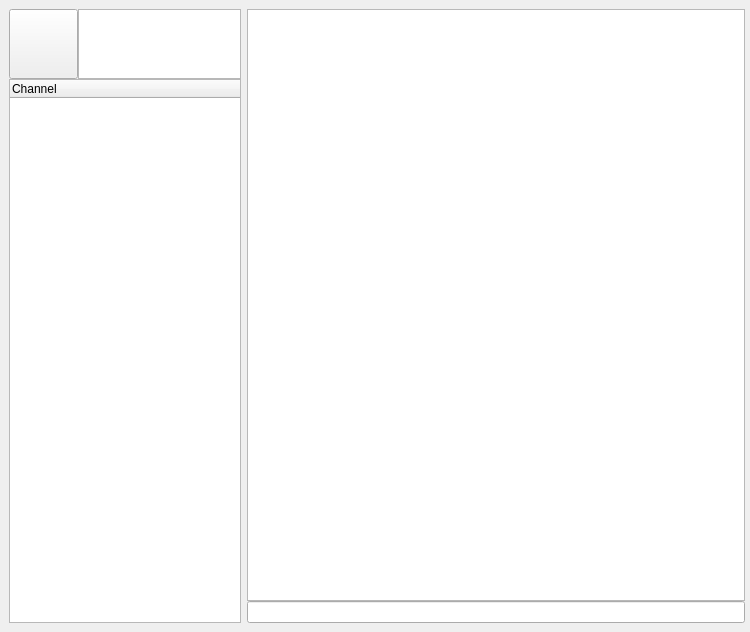
<?xml version="1.0" encoding="UTF-8"?>
<ui version="4.0">
 <class>MainWindow</class>
 <widget class="QMainWindow" name="MainWindow">
  <property name="geometry">
   <rect>
    <x>0</x>
    <y>0</y>
    <width>750</width>
    <height>632</height>
   </rect>
  </property>
  <property name="sizePolicy">
   <sizepolicy hsizetype="Fixed" vsizetype="Fixed">
    <horstretch>0</horstretch>
    <verstretch>0</verstretch>
   </sizepolicy>
  </property>
  <property name="minimumSize">
   <size>
    <width>750</width>
    <height>395</height>
   </size>
  </property>
  <property name="windowTitle">
   <string>Chatprogram</string>
  </property>
  <property name="windowIcon">
   <iconset>
    <normaloff>icons8-computer-chat-64.png</normaloff>icons8-computer-chat-64.png</iconset>
  </property>
  <widget class="QWidget" name="centralwidget">
   <property name="sizePolicy">
    <sizepolicy hsizetype="Fixed" vsizetype="Fixed">
     <horstretch>0</horstretch>
     <verstretch>0</verstretch>
    </sizepolicy>
   </property>
   <property name="minimumSize">
    <size>
     <width>712</width>
     <height>401</height>
    </size>
   </property>
   <layout class="QGridLayout" name="gridLayout">
    <item row="0" column="0">
     <layout class="QVBoxLayout" name="verticalLayout" stretch="0,0">
      <property name="spacing">
       <number>0</number>
      </property>
      <property name="sizeConstraint">
       <enum>QLayout::SetDefaultConstraint</enum>
      </property>
      <item>
       <layout class="QHBoxLayout" name="horizontalLayout">
        <property name="spacing">
         <number>0</number>
        </property>
        <item>
         <widget class="QPushButton" name="statusButton">
          <property name="enabled">
           <bool>true</bool>
          </property>
          <property name="sizePolicy">
           <sizepolicy hsizetype="Fixed" vsizetype="Fixed">
            <horstretch>0</horstretch>
            <verstretch>0</verstretch>
           </sizepolicy>
          </property>
          <property name="minimumSize">
           <size>
            <width>0</width>
            <height>51</height>
           </size>
          </property>
          <property name="maximumSize">
           <size>
            <width>74</width>
            <height>70</height>
           </size>
          </property>
          <property name="text">
           <string/>
          </property>
          <property name="icon">
           <iconset>
            <normaloff>default-user-profile_round.png</normaloff>default-user-profile_round.png</iconset>
          </property>
          <property name="iconSize">
           <size>
            <width>70</width>
            <height>70</height>
           </size>
          </property>
          <property name="autoDefault">
           <bool>false</bool>
          </property>
         </widget>
        </item>
        <item>
         <widget class="QTextEdit" name="textEdit">
          <property name="minimumSize">
           <size>
            <width>163</width>
            <height>0</height>
           </size>
          </property>
          <property name="maximumSize">
           <size>
            <width>1</width>
            <height>70</height>
           </size>
          </property>
          <property name="readOnly">
           <bool>true</bool>
          </property>
         </widget>
        </item>
       </layout>
      </item>
      <item>
       <widget class="QTreeWidget" name="channelTree">
        <property name="enabled">
         <bool>true</bool>
        </property>
        <property name="sizePolicy">
         <sizepolicy hsizetype="Preferred" vsizetype="Preferred">
          <horstretch>0</horstretch>
          <verstretch>0</verstretch>
         </sizepolicy>
        </property>
        <property name="minimumSize">
         <size>
          <width>232</width>
          <height>366</height>
         </size>
        </property>
        <property name="columnCount">
         <number>1</number>
        </property>
        <attribute name="headerVisible">
         <bool>true</bool>
        </attribute>
        <column>
         <property name="text">
          <string>Channel</string>
         </property>
        </column>
       </widget>
      </item>
     </layout>
    </item>
    <item row="0" column="1">
     <layout class="QVBoxLayout" name="verticalLayout_2">
      <property name="spacing">
       <number>0</number>
      </property>
      <item>
       <widget class="QTextEdit" name="output">
        <property name="sizePolicy">
         <sizepolicy hsizetype="Expanding" vsizetype="MinimumExpanding">
          <horstretch>0</horstretch>
          <verstretch>0</verstretch>
         </sizepolicy>
        </property>
        <property name="minimumSize">
         <size>
          <width>498</width>
          <height>369</height>
         </size>
        </property>
        <property name="tabChangesFocus">
         <bool>false</bool>
        </property>
        <property name="readOnly">
         <bool>true</bool>
        </property>
       </widget>
      </item>
      <item>
       <widget class="QLineEdit" name="input">
        <property name="sizePolicy">
         <sizepolicy hsizetype="Expanding" vsizetype="Fixed">
          <horstretch>0</horstretch>
          <verstretch>0</verstretch>
         </sizepolicy>
        </property>
        <property name="minimumSize">
         <size>
          <width>498</width>
          <height>20</height>
         </size>
        </property>
        <property name="clearButtonEnabled">
         <bool>false</bool>
        </property>
       </widget>
      </item>
     </layout>
    </item>
   </layout>
  </widget>
 </widget>
 <resources/>
 <connections/>
</ui>
